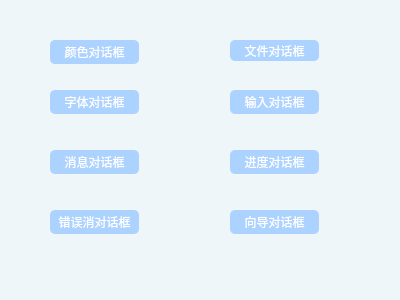
<?xml version="1.0" encoding="UTF-8"?>
<ui version="4.0">
 <class>MyWidget</class>
 <widget class="QWidget" name="MyWidget">
  <property name="geometry">
   <rect>
    <x>0</x>
    <y>0</y>
    <width>400</width>
    <height>300</height>
   </rect>
  </property>
  <property name="windowTitle">
   <string>MyWidget</string>
  </property>
  <property name="styleSheet">
   <string notr="true">background-color:rgba(238,246,250,255);</string>
  </property>
  <widget class="QPushButton" name="pushButton">
   <property name="geometry">
    <rect>
     <x>50</x>
     <y>40</y>
     <width>89</width>
     <height>24</height>
    </rect>
   </property>
   <property name="styleSheet">
    <string notr="true">QPushButton{
border:sloid 1px;
border-color: rgb(60, 96, 255);
background-color: rgb(172, 210, 255);
border-radius:5px;
color:#fff;
font: 10pt &quot;幼圆&quot;;
}

QPushButton:hover{
	background-color:rgb(87, 123, 255);
}</string>
   </property>
   <property name="text">
    <string>颜色对话框</string>
   </property>
  </widget>
  <widget class="QPushButton" name="pushButton_2">
   <property name="geometry">
    <rect>
     <x>50</x>
     <y>90</y>
     <width>89</width>
     <height>24</height>
    </rect>
   </property>
   <property name="styleSheet">
    <string notr="true">QPushButton{
border:1px;
border-color: rgb(60, 96, 255);
background-color: rgb(172, 210, 255);
border-radius:5px;
color:#fff;
font: 10pt &quot;幼圆&quot;;
}

QPushButton:hover{
	background-color:rgb(87, 123, 255);
}</string>
   </property>
   <property name="text">
    <string>字体对话框</string>
   </property>
  </widget>
  <widget class="QPushButton" name="pushButton_3">
   <property name="geometry">
    <rect>
     <x>50</x>
     <y>150</y>
     <width>89</width>
     <height>24</height>
    </rect>
   </property>
   <property name="styleSheet">
    <string notr="true">QPushButton{
border:1px;
border-color: rgb(60, 96, 255);
background-color: rgb(172, 210, 255);
border-radius:5px;
color:#fff;
font: 10pt &quot;幼圆&quot;;
}

QPushButton:hover{
	background-color:rgb(87, 123, 255);
}</string>
   </property>
   <property name="text">
    <string>消息对话框</string>
   </property>
  </widget>
  <widget class="QPushButton" name="pushButton_4">
   <property name="geometry">
    <rect>
     <x>50</x>
     <y>210</y>
     <width>89</width>
     <height>24</height>
    </rect>
   </property>
   <property name="styleSheet">
    <string notr="true">QPushButton{
border:1px;
border-color: rgb(60, 96, 255);
background-color: rgb(172, 210, 255);
border-radius:5px;
color:#fff;
font: 10pt &quot;幼圆&quot;;
}

QPushButton:hover{
	background-color:rgb(87, 123, 255);
}</string>
   </property>
   <property name="text">
    <string>错误消对话框</string>
   </property>
  </widget>
  <widget class="QPushButton" name="pushButton_5">
   <property name="geometry">
    <rect>
     <x>230</x>
     <y>40</y>
     <width>89</width>
     <height>21</height>
    </rect>
   </property>
   <property name="styleSheet">
    <string notr="true">QPushButton{
border:1px;
border-color: rgb(60, 96, 255);
background-color: rgb(172, 210, 255);
border-radius:5px;
color:#fff;
font: 10pt &quot;幼圆&quot;;
}

QPushButton:hover{
	background-color:rgb(87, 123, 255);
}</string>
   </property>
   <property name="text">
    <string>文件对话框</string>
   </property>
  </widget>
  <widget class="QPushButton" name="pushButton_6">
   <property name="geometry">
    <rect>
     <x>230</x>
     <y>90</y>
     <width>89</width>
     <height>24</height>
    </rect>
   </property>
   <property name="styleSheet">
    <string notr="true">QPushButton{
border:1px;
border-color: rgb(60, 96, 255);
background-color: rgb(172, 210, 255);
border-radius:5px;
color:#fff;
font: 10pt &quot;幼圆&quot;;
}

QPushButton:hover{
	background-color:rgb(87, 123, 255);
}</string>
   </property>
   <property name="text">
    <string>输入对话框</string>
   </property>
  </widget>
  <widget class="QPushButton" name="pushButton_7">
   <property name="geometry">
    <rect>
     <x>230</x>
     <y>150</y>
     <width>89</width>
     <height>24</height>
    </rect>
   </property>
   <property name="styleSheet">
    <string notr="true">QPushButton{
border:1px;
border-color: rgb(60, 96, 255);
background-color: rgb(172, 210, 255);
border-radius:5px;
color:#fff;
font: 10pt &quot;幼圆&quot;;
}

QPushButton:hover{
	background-color:rgb(87, 123, 255);
}</string>
   </property>
   <property name="text">
    <string>进度对话框</string>
   </property>
  </widget>
  <widget class="QPushButton" name="pushButton_8">
   <property name="geometry">
    <rect>
     <x>230</x>
     <y>210</y>
     <width>89</width>
     <height>24</height>
    </rect>
   </property>
   <property name="styleSheet">
    <string notr="true">QPushButton{
border:1px;
border-color: rgb(60, 96, 255);
background-color: rgb(172, 210, 255);
border-radius:5px;
color:#fff;
font: 10pt &quot;幼圆&quot;;
}

QPushButton:hover{
	background-color:rgb(87, 123, 255);
}</string>
   </property>
   <property name="text">
    <string>向导对话框</string>
   </property>
  </widget>
 </widget>
 <layoutdefault spacing="6" margin="11"/>
 <resources/>
 <connections/>
</ui>
